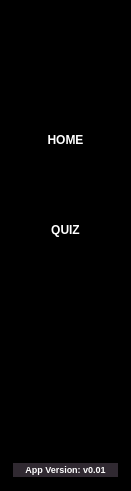
    <widget class="QFrame" name="Home_Quiz">
     <property name="enabled">
      <bool>true</bool>
     </property>
     <property name="geometry">
      <rect>
       <x>0</x>
       <y>120</y>
       <width>131</width>
       <height>491</height>
      </rect>
     </property>
     <property name="styleSheet">
      <string notr="true">background-color: rgb(0, 0, 0);
border :3px solid black;
border-top-left-radius :20px;
border-top-right-radius : 20px; 
border-bottom-left-radius : 0px; 
border-bottom-right-radius : 0px</string>
     </property>
     <property name="frameShape">
      <enum>QFrame::StyledPanel</enum>
     </property>
     <property name="frameShadow">
      <enum>QFrame::Raised</enum>
     </property>
     <widget class="QFrame" name="HomeFrame">
      <property name="geometry">
       <rect>
        <x>40</x>
        <y>80</y>
        <width>51</width>
        <height>71</height>
       </rect>
      </property>
      <property name="frameShape">
       <enum>QFrame::StyledPanel</enum>
      </property>
      <property name="frameShadow">
       <enum>QFrame::Raised</enum>
      </property>
      <widget class="QPushButton" name="homeButton">
       <property name="geometry">
        <rect>
         <x>0</x>
         <y>0</y>
         <width>51</width>
         <height>51</height>
        </rect>
       </property>
       <property name="cursor">
        <cursorShape>PointingHandCursor</cursorShape>
       </property>
       <property name="toolTip">
        <string>Home</string>
       </property>
       <property name="whatsThis">
        <string/>
       </property>
       <property name="styleSheet">
        <string notr="true">background-color: rgb(0, 0, 0);</string>
       </property>
       <property name="text">
        <string/>
       </property>
       <property name="icon">
        <iconset>
         <normaloff>../Resources/home_selected.jpg</normaloff>../Resources/home_selected.jpg</iconset>
       </property>
       <property name="iconSize">
        <size>
         <width>50</width>
         <height>50</height>
        </size>
       </property>
      </widget>
      <widget class="QLabel" name="homeLabel">
       <property name="geometry">
        <rect>
         <x>0</x>
         <y>50</y>
         <width>51</width>
         <height>21</height>
        </rect>
       </property>
       <property name="font">
        <font>
         <weight>75</weight>
         <bold>true</bold>
        </font>
       </property>
       <property name="styleSheet">
        <string notr="true">color: rgb(255, 255, 255);
background-color: rgb(0, 0, 0);</string>
       </property>
       <property name="text">
        <string>&lt;html&gt;&lt;head/&gt;&lt;body&gt;&lt;p&gt;&lt;span style=&quot; font-weight:600;&quot;&gt;HOME&lt;/span&gt;&lt;/p&gt;&lt;/body&gt;&lt;/html&gt;</string>
       </property>
       <property name="alignment">
        <set>Qt::AlignCenter</set>
       </property>
      </widget>
     </widget>
     <widget class="QFrame" name="QuizFrame">
      <property name="geometry">
       <rect>
        <x>40</x>
        <y>170</y>
        <width>51</width>
        <height>71</height>
       </rect>
      </property>
      <property name="frameShape">
       <enum>QFrame::StyledPanel</enum>
      </property>
      <property name="frameShadow">
       <enum>QFrame::Raised</enum>
      </property>
      <widget class="QPushButton" name="quizButton">
       <property name="geometry">
        <rect>
         <x>0</x>
         <y>0</y>
         <width>51</width>
         <height>51</height>
        </rect>
       </property>
       <property name="cursor">
        <cursorShape>PointingHandCursor</cursorShape>
       </property>
       <property name="toolTip">
        <string>Quiz</string>
       </property>
       <property name="styleSheet">
        <string notr="true">background-color: rgb(0, 0, 0);</string>
       </property>
       <property name="text">
        <string/>
       </property>
       <property name="icon">
        <iconset>
         <normaloff>../Resources/quiz.jpg</normaloff>../Resources/quiz.jpg</iconset>
       </property>
       <property name="iconSize">
        <size>
         <width>55</width>
         <height>70</height>
        </size>
       </property>
      </widget>
      <widget class="QLabel" name="quizLabel">
       <property name="geometry">
        <rect>
         <x>0</x>
         <y>50</y>
         <width>51</width>
         <height>21</height>
        </rect>
       </property>
       <property name="font">
        <font>
         <weight>75</weight>
         <bold>true</bold>
        </font>
       </property>
       <property name="styleSheet">
        <string notr="true">color: rgb(255, 255, 255);
background-color: rgb(0, 0, 0);</string>
       </property>
       <property name="text">
        <string>&lt;html&gt;&lt;head/&gt;&lt;body&gt;&lt;p&gt;&lt;span style=&quot; font-weight:600;&quot;&gt;QUIZ&lt;/span&gt;&lt;/p&gt;&lt;/body&gt;&lt;/html&gt;</string>
       </property>
       <property name="alignment">
        <set>Qt::AlignCenter</set>
       </property>
      </widget>
     </widget>
     <widget class="QPushButton" name="settingsButton">
      <property name="geometry">
       <rect>
        <x>80</x>
        <y>346</y>
        <width>41</width>
        <height>41</height>
       </rect>
      </property>
      <property name="cursor">
       <cursorShape>PointingHandCursor</cursorShape>
      </property>
      <property name="toolTip">
       <string>Settings</string>
      </property>
      <property name="styleSheet">
       <string notr="true">background-color: rgb(0, 0, 0);</string>
      </property>
      <property name="text">
       <string/>
      </property>
      <property name="icon">
       <iconset>
        <normaloff>../Resources/settings.jpg</normaloff>../Resources/settings.jpg</iconset>
      </property>
      <property name="iconSize">
       <size>
        <width>40</width>
        <height>40</height>
       </size>
      </property>
     </widget>
     <widget class="QPushButton" name="helpButton">
      <property name="geometry">
       <rect>
        <x>80</x>
        <y>396</y>
        <width>41</width>
        <height>41</height>
       </rect>
      </property>
      <property name="cursor">
       <cursorShape>PointingHandCursor</cursorShape>
      </property>
      <property name="toolTip">
       <string>Help</string>
      </property>
      <property name="styleSheet">
       <string notr="true">background-color: rgb(0, 0, 0);</string>
      </property>
      <property name="text">
       <string/>
      </property>
      <property name="icon">
       <iconset>
        <normaloff>../Resources/help.jpg</normaloff>../Resources/help.jpg</iconset>
      </property>
      <property name="iconSize">
       <size>
        <width>40</width>
        <height>40</height>
       </size>
      </property>
     </widget>
     <widget class="QLabel" name="app_version">
      <property name="geometry">
       <rect>
        <x>10</x>
        <y>460</y>
        <width>111</width>
        <height>20</height>
       </rect>
      </property>
      <property name="font">
       <font>
        <pointsize>7</pointsize>
        <weight>75</weight>
        <bold>true</bold>
       </font>
      </property>
      <property name="styleSheet">
       <string notr="true">background-color: rgba(135, 117, 138, 90);
color: rgb(255, 255, 255);
border-radius: 15px;</string>
      </property>
      <property name="text">
       <string>&lt;html&gt;&lt;head/&gt;&lt;body&gt;&lt;p&gt;&lt;span style=&quot; font-weight:600;&quot;&gt;App Version: v0.01&lt;/span&gt;&lt;/p&gt;&lt;/body&gt;&lt;/html&gt;</string>
      </property>
      <property name="alignment">
       <set>Qt::AlignCenter</set>
      </property>
     </widget>
    </widget>
